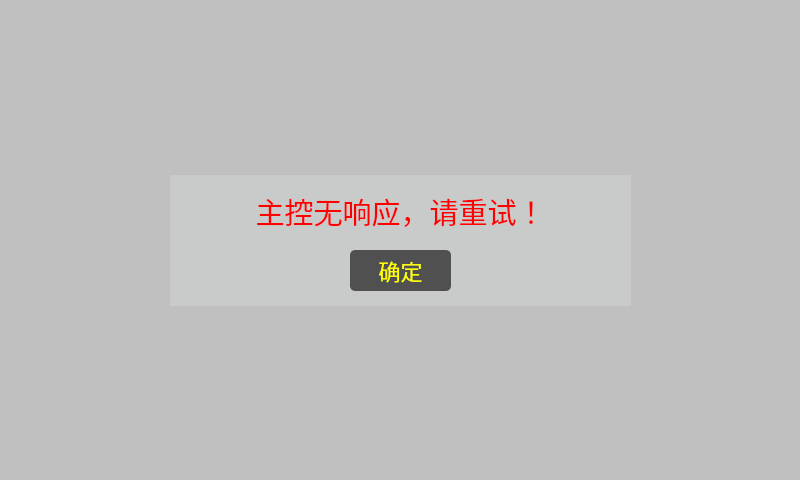
<?xml version="1.0" encoding="UTF-8"?>
<ui version="4.0">
 <class>Noanswer</class>
 <widget class="QDialog" name="Noanswer">
  <property name="geometry">
   <rect>
    <x>0</x>
    <y>0</y>
    <width>800</width>
    <height>480</height>
   </rect>
  </property>
  <property name="windowTitle">
   <string>Dialog</string>
  </property>
  <property name="styleSheet">
   <string notr="true"/>
  </property>
  <widget class="QWidget" name="widget" native="true">
   <property name="geometry">
    <rect>
     <x>170</x>
     <y>175</y>
     <width>461</width>
     <height>131</height>
    </rect>
   </property>
   <property name="styleSheet">
    <string notr="true">QWidget{
background-color: rgb(201, 202, 202);
}
QPushButton{
background-color: rgb(80, 80, 80);
font-size:22px;
color:yellow;
border-radius:5px;
}
QPushButton::pressed{
background-color: rgb(120, 120, 120);
}</string>
   </property>
   <widget class="QLabel" name="label">
    <property name="geometry">
     <rect>
      <x>10</x>
      <y>15</y>
      <width>441</width>
      <height>41</height>
     </rect>
    </property>
    <property name="text">
     <string>&lt;html&gt;&lt;head/&gt;&lt;body&gt;&lt;p align=&quot;center&quot;&gt;&lt;span style=&quot; font-size:22pt; color:#ff0000;&quot;&gt;主控无响应，请重试！&lt;/span&gt;&lt;/p&gt;&lt;/body&gt;&lt;/html&gt;</string>
    </property>
   </widget>
   <widget class="QPushButton" name="sure_pb">
    <property name="geometry">
     <rect>
      <x>180</x>
      <y>75</y>
      <width>101</width>
      <height>41</height>
     </rect>
    </property>
    <property name="text">
     <string>确定</string>
    </property>
   </widget>
  </widget>
  <widget class="QLabel" name="background">
   <property name="geometry">
    <rect>
     <x>0</x>
     <y>0</y>
     <width>800</width>
     <height>480</height>
    </rect>
   </property>
   <property name="styleSheet">
    <string notr="true">background-color: rgba(0, 0, 0, 50);</string>
   </property>
   <property name="text">
    <string/>
   </property>
  </widget>
  <zorder>background</zorder>
  <zorder>widget</zorder>
 </widget>
 <resources/>
 <connections/>
</ui>
